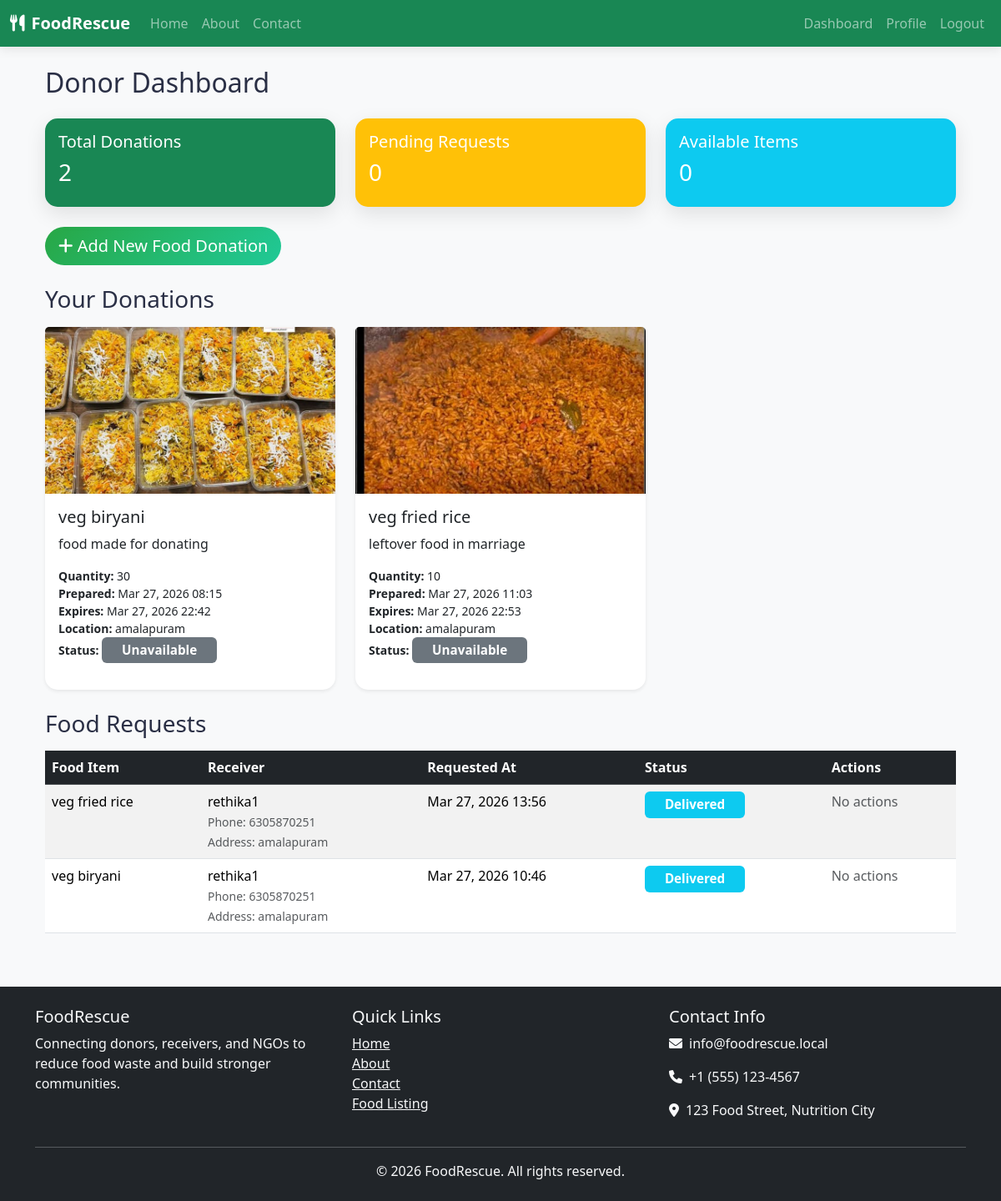
/donor/dashboard/ (signed in), run on the app's committed database.
### food/models.py (models this page shows, shortened)
class Food(models.Model):
    donor = models.ForeignKey(settings.AUTH_USER_MODEL, on_delete=models.CASCADE, related_name='donated_food')
    name = models.CharField(max_length=255)
    description = models.TextField()
    quantity = models.PositiveIntegerField()
    preparation_time = models.DateTimeField()
    expiry_time = models.DateTimeField()
    location = models.CharField(max_length=255)
    image = models.ImageField(upload_to='food_images/', blank=True, null=True)
    created_at = models.DateTimeField(auto_now_add=True)
    is_available = models.BooleanField(default=True)

### requests_app/models.py (models this page shows, shortened)
class FoodRequest(models.Model):
    STATUS_CHOICES = [
        ('pending', 'Pending'),
        ('accepted', 'Accepted'),
        ('rejected', 'Rejected'),
    ]
    food = models.ForeignKey(Food, on_delete=models.CASCADE, related_name='requests')
    receiver = models.ForeignKey(settings.AUTH_USER_MODEL, on_delete=models.CASCADE, related_name='food_requests')
    message = models.TextField(blank=True)
    status = models.CharField(max_length=20, choices=STATUS_CHOICES, default='pending')
    requested_at = models.DateTimeField(auto_now_add=True)

### accounts/models.py (models this page shows, shortened)
class CustomUser(AbstractUser):
    ROLE_CHOICES = [
        ('donor', 'Donor'),
        ('receiver', 'Receiver'),
        ('ngo', 'NGO'),
    ]
    role = models.CharField(max_length=20, choices=ROLE_CHOICES, default='receiver')
    phone = models.CharField(max_length=15, blank=True)
    address = models.TextField(blank=True)

### food/views.py (the view)
# urls.py: path('donor/dashboard/', views.donor_dashboard, name='donor_dashboard'),
@login_required
def donor_dashboard(request):
    food_items = Food.objects.filter(donor=request.user)
    requests = FoodRequest.objects.filter(food__donor=request.user).select_related('receiver', 'delivery__ngo').order_by('-requested_at')
    total_donations = food_items.count()
    available_items = food_items.filter(is_available=True).count()
    pending_requests = requests.filter(status='pending').count()
    return render(request, 'dashboard/donor_dashboard.html', {
        'food_items': food_items,
        'requests': requests,
        'total_donations': total_donations,
        'available_items': available_items,
        'pending_requests': pending_requests,
    })

### food/templates/dashboard/donor_dashboard.html (shortened to what this page needs)
{% extends 'base.html' %}
{% block content %}
<div class="container mt-4">
    <h2 class="mb-4">Donor Dashboard</h2>
    <div class="row mb-4">
        <div class="col-md-4">
            <div class="card text-white bg-success">
                <div class="card-body">
                    <h5 class="card-title">Total Donations</h5>
                    <h3>{{ total_donations }}</h3>
                </div>
            </div>
        </div>
        <div class="col-md-4">
            <div class="card text-white bg-warning">
                <div class="card-body">
                    <h5 class="card-title">Pending Requests</h5>
                    <h3>{{ pending_requests }}</h3>
                </div>
            </div>
        </div>
        <div class="col-md-4">
            <div class="card text-white bg-info">
                <div class="card-body">
                    <h5 class="card-title">Available Items</h5>
                    <h3>{{ available_items }}</h3>
                </div>
            </div>
        </div>
    </div>
    <div class="mb-4">
        <a class="btn btn-success btn-lg" href="{% url 'add_food' %}">
            <i class="fas fa-plus"></i> Add New Food Donation
        </a>
    </div>
    <h3 class="mb-3">Your Donations</h3>
    <div class="row">
        {% for item in food_items %}
            <div class="col-md-6 col-lg-4 mb-4">
                <div class="card h-100 shadow-sm food-card">
                    {% if item.image %}
                        <img src="{{ item.image.url }}" class="card-img-top" alt="{{ item.name }}" style="height: 200px; object-fit: cover;">
                    {% else %}
                        <div class="card-img-top bg-light d-flex align-items-center justify-content-center" style="height: 200px;">
                            <i class="fas fa-utensils fa-3x text-muted"></i>
                        </div>
                    {% endif %}
                    <div class="card-body">
                        <h5 class="card-title">{{ item.name }}</h5>
                        <p class="card-text">{{ item.description|truncatechars:100 }}</p>
                        <ul class="list-unstyled small">
                            <li><strong>Quantity:</strong> {{ item.quantity }}</li>
                            <li><strong>Prepared:</strong> {{ item.preparation_time|date:"M d, Y H:i" }}</li>
                            <li><strong>Expires:</strong> {{ item.expiry_time|date:"M d, Y H:i" }}</li>
                            <li><strong>Location:</strong> {{ item.location }}</li>
                            <li><strong>Status:</strong>
                                {% if item.is_available %}
                                    <span class="badge bg-success">Available</span>
                                {% else %}
                                    <span class="badge bg-secondary">Unavailable</span>
                                {% endif %}
                            </li>
                        </ul>
                    </div>
                </div>
            </div>
        {% endfor %}
    </div>
    <h3 class="mb-3">Food Requests</h3>
    {% if requests %}
        <div class="table-responsive">
            <table class="table table-striped table-hover">
                <thead class="table-dark">
                    <tr>
                        <th>Food Item</th>
                        <th>Receiver</th>
                        <th>Requested At</th>
                        <th>Status</th>
                        <th>Actions</th>
                    </tr>
                </thead>
                <tbody>
                {% for req in requests %}
                    <tr>
                        <td>{{ req.food.name }}</td>
                        <td>
                            {{ req.receiver.username }}
                            {% if req.status == 'accepted' or req.status == 'delivered' %}
                                <br><small class="text-muted">Phone: {{ req.receiver.phone }}<br>Address: {{ req.receiver.address }}</small>
                            {% endif %}
                        </td>
                        <td>{{ req.requested_at|date:"M d, Y H:i" }}</td>
                        <td>
                            {% if req.status == 'pending' %}
                                <span class="badge bg-warning">Pending</span>
                            {% elif req.status == 'accepted' %}
                                <span class="badge bg-success">Accepted</span>
                                {% if req.delivery %}
                                    <br><small>Delivery: {{ req.delivery.get_status_display }}</small>
                                {% endif %}
                            {% elif req.status == 'rejected' %}
                                <span class="badge bg-danger">Rejected</span>
                            {% elif req.status == 'delivered' %}
                                <span class="badge bg-info">Delivered</span>
                            {% endif %}
                        </td>
                        <td>
                            {% if req.status == 'pending' %}
                                <a href="{% url 'manage_request' req.id 'accept' %}" class="btn btn-sm btn-success me-2">
                                    <i class="fas fa-check"></i> Accept
                                </a>
                                <a href="{% url 'manage_request' req.id 'reject' %}" class="btn btn-sm btn-danger">
                                    <i class="fas fa-times"></i> Reject
                                </a>
                            {% elif req.delivery and req.delivery.status == 'taken' %}
                                <a href="{% url 'mark_taken' req.delivery.id %}" class="btn btn-sm btn-primary">
                                    <i class="fas fa-hand-paper"></i> Given Food
                                </a>
                            {% else %}
                                <span class="text-muted">No actions</span>
                            {% endif %}
                        </td>
                    </tr>
                {% empty %}
                    <tr>
                        <td colspan="5" class="text-center">No requests yet.</td>
                    </tr>
                {% endfor %}
                </tbody>
            </table>
        </div>
    {% else %}
        <div class="alert alert-info text-center">
            <h4>No requests yet.</h4>
            <p>When receivers request your donations, they'll appear here.</p>
        </div>
    {% endif %}
</div>
{% endblock %}

### templates/base.html (shortened to what this page needs)
<!DOCTYPE html>
<html lang="en">
<head>
    {% load static %}
    <link href="https://cdn.jsdelivr.net/npm/bootstrap@5.3.2/dist/css/bootstrap.min.css" rel="stylesheet" />
    <link rel="stylesheet" href="https://cdnjs.cloudflare.com/ajax/libs/font-awesome/6.0.0/css/all.min.css" />
    <link href="{% static 'css/site.css' %}" rel="stylesheet" />
</head>
<body>
<nav class="navbar navbar-expand-lg navbar-dark bg-success mb-4">
    <div class="container-fluid">
        <a class="navbar-brand fw-bold" href="{% url 'home' %}">
            <i class="fas fa-utensils me-2"></i>FoodRescue
        </a>
        <div class="collapse navbar-collapse" id="navbarNav">
            <ul class="navbar-nav me-auto mb-2 mb-lg-0">
                <li class="nav-item"><a class="nav-link" href="{% url 'home' %}">Home</a></li>
                <li class="nav-item"><a class="nav-link" href="{% url 'about' %}">About</a></li>
                <li class="nav-item"><a class="nav-link" href="{% url 'contact' %}">Contact</a></li>
            </ul>
            <ul class="navbar-nav">
                {% if user.is_authenticated %}
                    <li class="nav-item"><a class="nav-link" href="{% url 'dashboard' %}">Dashboard</a></li>
                    <li class="nav-item"><a class="nav-link" href="{% url 'profile' %}">Profile</a></li>
                    <li class="nav-item"><a class="nav-link" href="{% url 'logout' %}">Logout</a></li>
                {% else %}
                    <li class="nav-item"><a class="nav-link" href="{% url 'login' %}">Login</a></li>
                    <li class="nav-item"><a class="nav-link" href="{% url 'register' %}">Register</a></li>
                {% endif %}
            </ul>
        </div>
    </div>
</nav>
<div class="container">
    {% block content %}{% endblock %}
</div>
<footer class="bg-dark text-light mt-5 py-4">
    <div class="container">
        <div class="row">
            <div class="col-md-4">
                <h5>FoodRescue</h5>
                <p>Connecting donors, receivers, and NGOs to reduce food waste and build stronger communities.</p>
            </div>
            <div class="col-md-4">
                <h5>Quick Links</h5>
                <ul class="list-unstyled">
                    <li><a href="{% url 'home' %}" class="text-light">Home</a></li>
                    <li><a href="{% url 'about' %}" class="text-light">About</a></li>
                    <li><a href="{% url 'contact' %}" class="text-light">Contact</a></li>
                    <li><a href="{% url 'food_list' %}" class="text-light">Food Listing</a></li>
                </ul>
            </div>
            <div class="col-md-4">
                <h5>Contact Info</h5>
                <p><i class="fas fa-envelope me-2"></i>info@foodrescue.local</p>
                <p><i class="fas fa-phone me-2"></i>+1 (555) 123-4567</p>
                <p><i class="fas fa-map-marker-alt me-2"></i>123 Food Street, Nutrition City</p>
            </div>
        </div>
        <hr>
        <div class="text-center">
            <p class="mb-0">&copy; 2026 FoodRescue. All rights reserved.</p>
        </div>
    </div>
</footer>
</body>
</html>

### static/css/site.css (style rules this page uses)
body { background: #f8f9fa; color: #2a2f45; font-family: 'Segoe UI', Tahoma, Geneva, Verdana, sans-serif; }
.navbar { box-shadow: 0 4px 12px rgba(0,0,0,.08); }
.card { border: none; border-radius: 15px; box-shadow: 0 8px 25px rgba(0,0,0,.1); transition: transform 0.3s ease; }
.food-card { transition: transform .25s ease, box-shadow .25s ease, border-color .25s ease; }
.btn { border-radius: 25px; }
.btn-success { background: linear-gradient(135deg, #28a745, #20c997); border: none; transition: all 0.3s ease; }
.badge { padding: 0.5rem 1.5rem; font-weight: 600; font-size: 0.95rem; }

### data on the page
Food: image (picture), name "veg biryani", description "food made for donating", quantity "30", preparation_time "Mar 27, 2026 08:15", expiry_time "Mar 27, 2026 22:42", location "amalapuram", is_available "Unavailable"
Food: image (picture), name "veg fried rice", description "leftover food in marriage", quantity "10", preparation_time "Mar 27, 2026 11:03", expiry_time "Mar 27, 2026 22:53", location "amalapuram", is_available "Unavailable"
FoodRequest: food.name "veg fried rice", receiver.username "rethika1", receiver.phone "6305870251", receiver.address "amalapuram", requested_at "Mar 27, 2026 13:56", status "Delivered"
FoodRequest: food.name "veg biryani", receiver.username "rethika1", receiver.phone "6305870251", receiver.address "amalapuram", requested_at "Mar 27, 2026 10:46", status "Delivered"

### other printed values
{{ total_donations }} "2"
{{ pending_requests }} "0"
{{ available_items }} "0"
